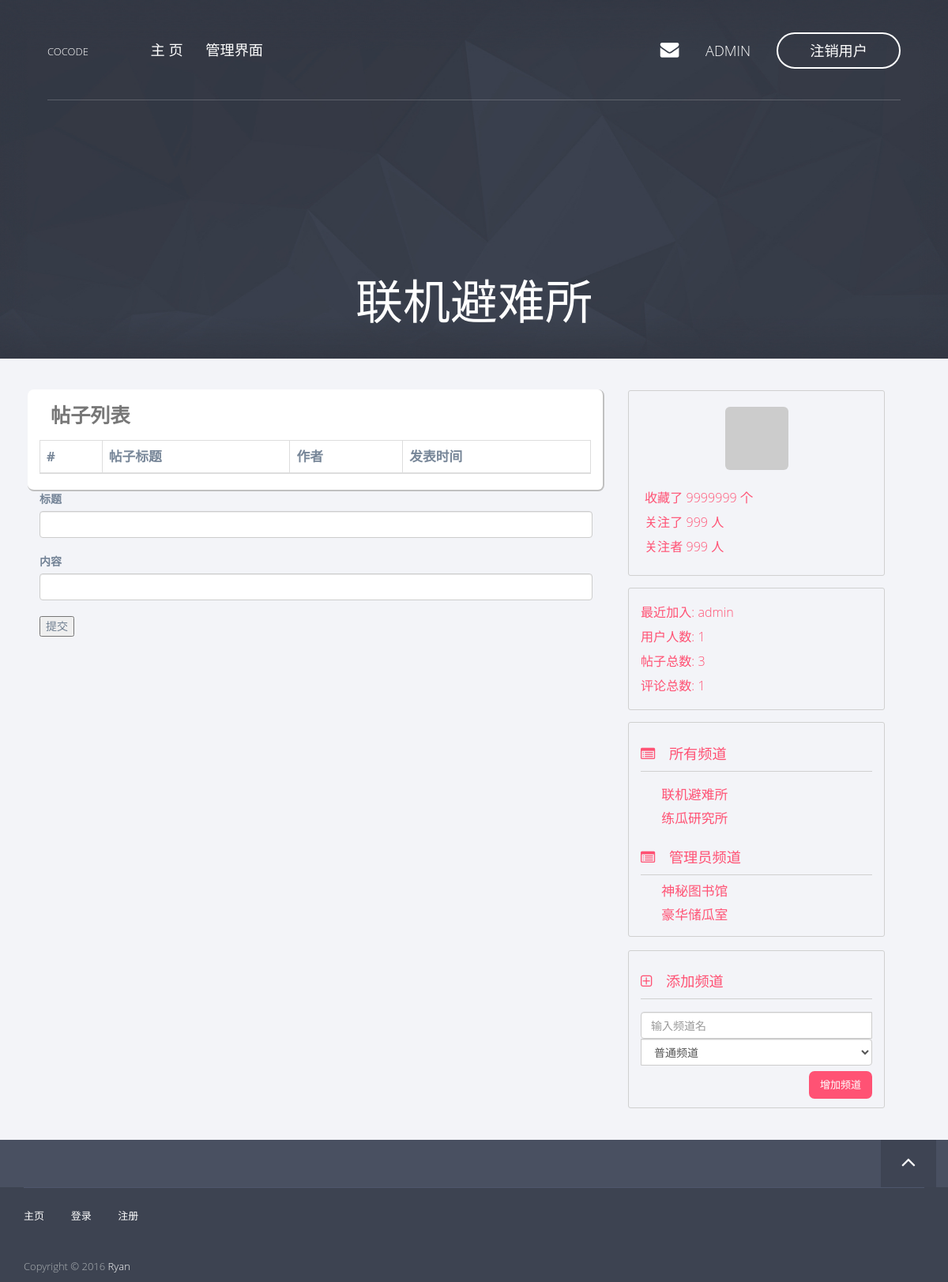
/channel/1 (signed in), run on an earlier commit of the app's database.
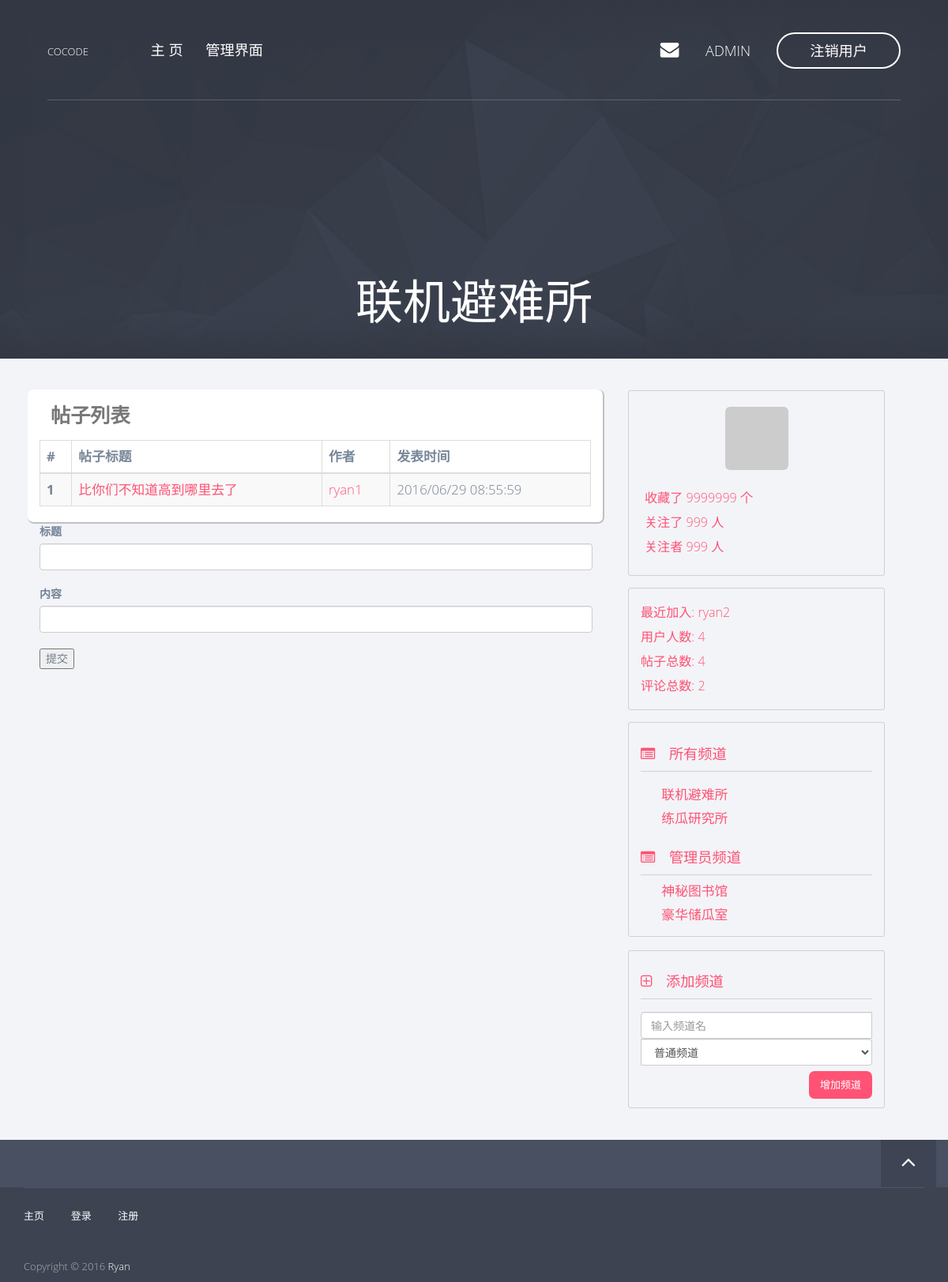
And on a later commit of the database.
### app/models/user.py (models this page shows, shortened)
class User(db.Model, Model):
    __tablename__ = 'users'
    id = db.Column(db.Integer, primary_key=True)
    username = db.Column(db.String(), unique=True)
    password_hash = db.Column(db.String())
    email = db.Column(db.String(), unique=True)
    avatar_hash = db.Column(db.String())
    created_time = db.Column(db.Integer, default=0)
    role_id = db.Column(db.Integer, db.ForeignKey('roles.id'))
    posts = db.relationship('Post', backref='author')
    comments = db.relationship('Comment', backref='author')
    @property
    def password(self):
        raise AttributeError('password is not readable')
    def is_admin(self):
        return self.role.permissions == 0xff
    def gravatar(self, size=100, default='identicon', rating='g'):
        from flask import request
        gravatar_url = 'secure.gravatar.com/avatar'
        if request.is_secure:
            url = 'https://' + gravatar_url
        else:
            url = 'http://' + gravatar_url
        hash = self.avatar_hash or md5(self.email.encode('utf-8')).hexdigest()
        return '{url}/{hash}?s={size}&d={default}&r={rating}'.format(url=url,
                                                                     hash=hash,
                                                                     size=size,
                                                                     default=default,
                                                                     rating=rating)

### app/models/channel.py (models this page shows, shortened)
class Channel(db.Model, Model):
    __tablename__ = 'channels'
    id = db.Column(db.Integer, primary_key=True)
    name = db.Column(db.String(), default=ChannelPermission.NORMAL[0])
    permission = db.Column(db.Integer)
    created_time = db.Column(db.Integer, default=0)
    posts = db.relationship('Post', backref='channel')
    def is_admin(self):
        return self.permission == ChannelPermission.ADMIN[0]

### app/models/post.py (models this page shows, shortened)
class Post(db.Model, Model):
    __tablename__ = 'posts'
    id = db.Column(db.Integer, primary_key=True)
    title = db.Column(db.String())
    content = db.Column(db.String())
    created_time = db.Column(db.Integer, default=0)
    channel_id = db.Column(db.Integer, db.ForeignKey('channels.id'))
    user_id = db.Column(db.Integer, db.ForeignKey('users.id'))
    comments = db.relationship('Comment', backref='post')

### app/views.py (the view)
@app.route('/channel/<int:id>')
def channel_view(id):
    channel = Channel.query.get(id)
    posts = channel.posts
    posts.sort(key=lambda p: p.created_time, reverse=True)
    return render_template('channel.html',
                           channel=channel,
                           posts=posts)

### app/context_processers.py (called while the page is built)
@app.context_processor
def current_user_processor():
    return dict(current_user=current_user())

@app.context_processor
def channel_processor():
    channels = Channel.query.all()
    permissions = [
        ChannelPermission.NORMAL,
        ChannelPermission.ADMIN,
    ]
    dic = {
        'channels': channels,
        'permissions': permissions,
    }
    return dict(**dic)

@app.context_processor
def user_processor():
    user_count = User.query.count()
    new_user = User.query.order_by(User.created_time.desc()).first()
    return dict(new_user=new_user,
                user_count=user_count)

@app.context_processor
def post_processor():
    post_count = Post.query.count()
    return dict(post_count=post_count)

@app.context_processor
def comment_processor():
    comment_count = Comment.query.count()
    return dict(comment_count=comment_count)

### app/filters.py (called while the page is built)
@app.template_filter('format_time')
def format_time(timestamp):
    format = '%Y/%m/%d %H:%M:%S'
    t = time.localtime(timestamp)
    ft = time.strftime(format, t)
    return ft

### app/models/user.py (called while the page is built)
def current_user():
    id = session.get('user_key', None)
    user = None
    if id is not None:
        user = User.query.get(id)
    return user

### app/templates/channel.html (shortened to what this page needs)
{% extends 'base8-4.html' %}
{% block page_content %}
    <div class="col-md-12 post-table">
        <table class="table table-striped table-hover table-bordered">
            <caption>帖子列表</caption>
            <thead>
                <tr>
                    <th>#</th>
                    <th>帖子标题</th>
                    <th>作者</th>
                    <th>发表时间</th>
                </tr>
            </thead>
            <tbody>
                {% for p in posts %}
                <tr>
                    <th>1</th>
                    <td><a href="/post/{{ p.id }}">{{ p.title }}</a></td>
                    <td><a href="/profile/{{ p.author.username }}">{{ p.author.username }}</a></td>
                    <td>{{ p.created_time | format_time }}</td>
                </tr>
                {% endfor %}
            </tbody>
        </table>
    </div>
        <div class="col-md-12">
        {% if current_user is not none %}
        <form class="pure-form" action="{{ channel.id }}/add_post" method="POST">
            <label for="title">标题</label>
            <br>
            <input name="title" class="form-control" />
            <br>
            <label for="content">内容</label>
            <br>
            <input name="content" class="form-control" />
            <br>
            <button class="pure-button pure-button-primary">提交</button>
        </form>
        {% endif %}
    </div>
{% endblock %}
{% block header %}
    <div class="hero-content text-center">
        <h1>{{ channel.name }}</h1>
    </div>
{% endblock %}

### app/templates/base.html (shortened to what this page needs)
<!doctype html>
 <html class="no-js" lang="">
{% block head %}
<head>
<link rel="stylesheet" href="../static/css/normalize.min.css">
<link rel="stylesheet" href="../static/css/bootstrap.min.css">
<link rel="stylesheet" href="../static/css/jquery.fancybox.css">
<link rel="stylesheet" href="../static/css/flexslider.css">
<link rel="stylesheet" href="../static/css/styles.css">
<link rel="stylesheet" href="../static/css/queries.css">
<link rel="stylesheet" href="../static/css/etline-font.css">
<link rel="stylesheet" href="../static/bower_components/animate.css/animate.min.css">
<link rel="stylesheet" href="../static/css/font-awesome.min.css">
</head>
{% endblock %}
<body id="top">
    {% block navbar %}
        <section class="hero">
            <section class="navigation">
                <header>
                    <div class="header-content">
                        <div class="logo"><a href="/">COCODE</a></div>
                        <div class="header-nav">
                            <nav>
                                <ul class="primary-nav">
                                    <li><a href="/">主&nbsp;页</a></li>
                                    {% if current_user is not none and current_user.is_admin() %}
                                    <li><a href="/admin">管理界面</a></li>
                                    {% endif %}
                                </ul>
                                <ul class="member-actions">
                                    {% if current_user is none %}
                                    <li><a href="/login" class="login">登&nbsp;录</a></li>
                                    <li><a href="/register" class="btn-white btn-small">注&nbsp;册</a></li>
                                    {% else %}
                                    <li><a href="#"><i class="fa fa-envelope hero-nav"></i></a></li>
                                    <li><a href="/profile/{{ current_user.username }}" class="hero-nav">{{ current_user.username }} &nbsp;</a></li>
                                    <li><a href="/logout" class="btn-white btn-small">注销用户</a></li>
                                    {% endif %}
                                </ul>
                            </nav>
                        </div>
                    </div>
                </header>
            </section>
            <div class="container">
                <div class="row">
                    {% block header %}
                    {% endblock %}
                </div>
            </div>
        </section>
    {% endblock %}
    <section class="content">
        {% block content%}
        {% endblock %}
    </section>
    <section class="to-top">
        <div class="container">
            <div class="row">
                <div class="to-top-wrap">
                    {% block to_top %}
                    <a href="#top" class="top"><i class="fa fa-angle-up"></i></a>
                    {% endblock %}
                </div>
            </div>
        </div>
    </section>
    <footer>
        <div class="container">
            <div class="row">
                <div class="col-md-12">
                    <div class="footer-links">
                        <ul class="footer-group">
                            <li><a href="/">主页</a></li>
                            <li><a href="/login">登录</a></li>
                            <li><a href="/register">注册</a></li>
                        </ul>
                        <p>Copyright © 2016 <a href="/">Ryan</a><br></p>
                    </div>
                </div>
            </div>
        </div>
    </footer>
</body>
</html>

### app/templates/_bbs_info.html
<div class="col-md-10 forum-info">
    <div class="forum-info-item">最近加入: <a href="/profile/{{ new_user.username }}">{{ new_user.username }}</a></div>
    <div class="forum-info-item">用户人数: {{ user_count }}</div>
    <div class="forum-info-item">帖子总数: {{ post_count }} </div>
    <div class="forum-info-item">评论总数: {{ comment_count }} </div>
</div>

### app/templates/_channels.html
<div class="col-md-10 channel-list">
    <div class="channel-list-caption">
        <i class="fa fa-list-alt"></i> 所有频道
    </div>
    <div class="channel-list-items">
        {% for c in channels %}
        {% if not c.is_admin() %}
            <div class="channel-list-item">
                <a href="/channel/{{ c.id }}">{{ c.name }}</a>
            </div>
        {% endif %}
        {% endfor %}
    </div>
    {% if current_user is not none and current_user.is_admin() %}
        <div class="channel-list-caption">
            <i class="fa fa-list-alt"></i> 管理员频道
        </div>
        {% for c in channels %}
        {% if c.is_admin() %}
            <div class="channel-list-item">
                <a href="/channel/{{ c.id }}">{{ c.name }}</a>
            </div>
        {% endif %}
        {% endfor %}
    {% endif %}
</div>
{% if current_user is not none and current_user.is_admin() %}
<div class="col-md-10 channel-list add-channel">
    <div class="channel-list-caption">
        <i class="fa fa-plus-square-o"></i> 添加频道
    </div>
    <div class="channel-add">
        <form class="form-inline" action="/admin/add_channel" method="POST">
            <div class="form-group">
                <div class="input-group">
                    <input type="text" class="form-control" name="name" placeholder="输入频道名">
                    <select class="form-control" name="permission">
                        {% for p in permissions %}
                        <option value="{{ p[0] }}">{{ p[1] }}</option>
                        {% endfor %}
                    </select>
                </div>
            </div>
          <button type="submit" class="btn btn-fill btn-middle add-channel-btn">增加频道</button>
        </form>
    </div>
</div>
{% endif %}

What changed in the data, as far as the page shows it:
added Post: title "比你们不知道高到哪里去了", author.username "ryan1", created_time "2016/06/29 08:55:59"
added User: username "ryan2"
Also different on the page:
{{ user_count }}: "1" → "4"
{{ post_count }}: "3" → "4"
{{ comment_count }}: "1" → "2"
{{ new_user.username }}: "admin" → "ryan2"
